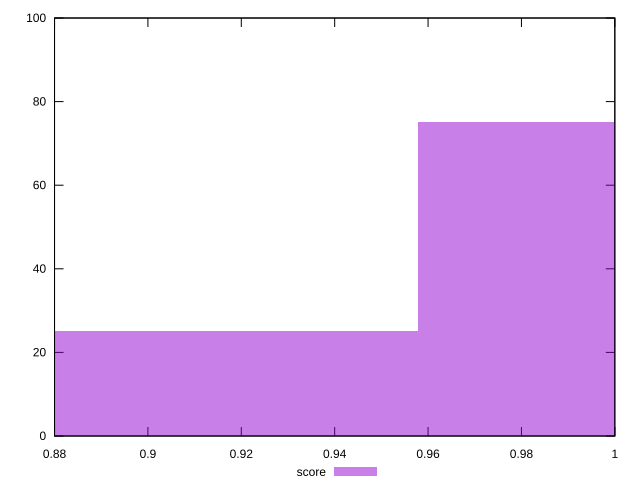

Here is the gnuplot script that generated this plot:
reset

$score <<EOF
1.0141516963599946 75
0.9014681745422175 25
EOF

set key outside below
set boxwidth 0.11268352181777719
set xrange [0.88:1]
set yrange [0:100]
set trange [0:100]
set style fill transparent solid 0.5 noborder
set terminal svg size 640, 490 enhanced background rgb 'white'
set output "report_00009_2021-02-08T22-37-41.559Z/uses-webp-images/samples/pages+cached+noadtech+nomedia+nocss/score/histogram.svg"

plot $score title "score" with boxes

reset
